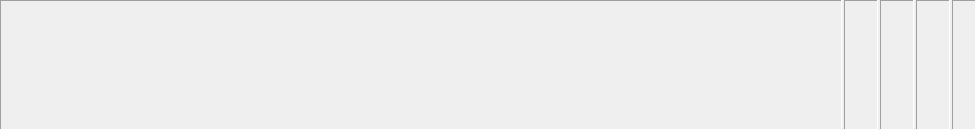
<?xml version="1.0" encoding="UTF-8"?>
<ui version="4.0">
 <class>status_bar</class>
 <widget class="QWidget" name="status_bar">
  <property name="geometry">
   <rect>
    <x>0</x>
    <y>0</y>
    <width>976</width>
    <height>130</height>
   </rect>
  </property>
  <property name="windowTitle">
   <string>status_bar</string>
  </property>
  <layout class="QHBoxLayout" name="horizontalLayout">
   <property name="spacing">
    <number>2</number>
   </property>
   <property name="leftMargin">
    <number>0</number>
   </property>
   <property name="topMargin">
    <number>0</number>
   </property>
   <property name="rightMargin">
    <number>0</number>
   </property>
   <property name="bottomMargin">
    <number>0</number>
   </property>
   <item>
    <widget class="QFrame" name="frame">
     <property name="sizePolicy">
      <sizepolicy hsizetype="Expanding" vsizetype="Preferred">
       <horstretch>0</horstretch>
       <verstretch>0</verstretch>
      </sizepolicy>
     </property>
     <property name="frameShape">
      <enum>QFrame::Panel</enum>
     </property>
     <property name="frameShadow">
      <enum>QFrame::Sunken</enum>
     </property>
     <layout class="QHBoxLayout" name="horizontalLayout_2">
      <property name="spacing">
       <number>0</number>
      </property>
      <property name="leftMargin">
       <number>2</number>
      </property>
      <property name="topMargin">
       <number>0</number>
      </property>
      <property name="rightMargin">
       <number>0</number>
      </property>
      <property name="bottomMargin">
       <number>0</number>
      </property>
      <item>
       <widget class="QLabel" name="labelServer">
        <property name="sizePolicy">
         <sizepolicy hsizetype="Expanding" vsizetype="Preferred">
          <horstretch>0</horstretch>
          <verstretch>0</verstretch>
         </sizepolicy>
        </property>
        <property name="minimumSize">
         <size>
          <width>10</width>
          <height>0</height>
         </size>
        </property>
        <property name="text">
         <string/>
        </property>
       </widget>
      </item>
     </layout>
    </widget>
   </item>
   <item>
    <widget class="QFrame" name="frame_2">
     <property name="sizePolicy">
      <sizepolicy hsizetype="Minimum" vsizetype="Preferred">
       <horstretch>0</horstretch>
       <verstretch>0</verstretch>
      </sizepolicy>
     </property>
     <property name="minimumSize">
      <size>
       <width>10</width>
       <height>0</height>
      </size>
     </property>
     <property name="maximumSize">
      <size>
       <width>16777215</width>
       <height>16777215</height>
      </size>
     </property>
     <property name="frameShape">
      <enum>QFrame::Panel</enum>
     </property>
     <property name="frameShadow">
      <enum>QFrame::Sunken</enum>
     </property>
     <layout class="QHBoxLayout" name="horizontalLayout_3">
      <property name="spacing">
       <number>3</number>
      </property>
      <property name="leftMargin">
       <number>3</number>
      </property>
      <property name="topMargin">
       <number>0</number>
      </property>
      <property name="rightMargin">
       <number>3</number>
      </property>
      <property name="bottomMargin">
       <number>0</number>
      </property>
      <item>
       <widget class="QLabel" name="labelInfoImg">
        <property name="minimumSize">
         <size>
          <width>16</width>
          <height>0</height>
         </size>
        </property>
        <property name="maximumSize">
         <size>
          <width>16</width>
          <height>16777215</height>
         </size>
        </property>
        <property name="text">
         <string/>
        </property>
       </widget>
      </item>
      <item>
       <widget class="QLabel" name="labelInfo">
        <property name="sizePolicy">
         <sizepolicy hsizetype="Minimum" vsizetype="Preferred">
          <horstretch>0</horstretch>
          <verstretch>0</verstretch>
         </sizepolicy>
        </property>
        <property name="text">
         <string/>
        </property>
       </widget>
      </item>
     </layout>
    </widget>
   </item>
   <item>
    <widget class="QFrame" name="frame_3">
     <property name="sizePolicy">
      <sizepolicy hsizetype="Minimum" vsizetype="Preferred">
       <horstretch>0</horstretch>
       <verstretch>0</verstretch>
      </sizepolicy>
     </property>
     <property name="minimumSize">
      <size>
       <width>10</width>
       <height>0</height>
      </size>
     </property>
     <property name="maximumSize">
      <size>
       <width>16777215</width>
       <height>16777215</height>
      </size>
     </property>
     <property name="frameShape">
      <enum>QFrame::Panel</enum>
     </property>
     <property name="frameShadow">
      <enum>QFrame::Sunken</enum>
     </property>
     <layout class="QHBoxLayout" name="horizontalLayout_4">
      <property name="spacing">
       <number>3</number>
      </property>
      <property name="leftMargin">
       <number>3</number>
      </property>
      <property name="topMargin">
       <number>0</number>
      </property>
      <property name="rightMargin">
       <number>3</number>
      </property>
      <property name="bottomMargin">
       <number>0</number>
      </property>
      <item>
       <widget class="QLabel" name="labelSpeedImg">
        <property name="minimumSize">
         <size>
          <width>16</width>
          <height>0</height>
         </size>
        </property>
        <property name="maximumSize">
         <size>
          <width>16</width>
          <height>16777215</height>
         </size>
        </property>
        <property name="text">
         <string/>
        </property>
       </widget>
      </item>
      <item>
       <widget class="QLabel" name="labelSpeed">
        <property name="sizePolicy">
         <sizepolicy hsizetype="Minimum" vsizetype="Preferred">
          <horstretch>0</horstretch>
          <verstretch>0</verstretch>
         </sizepolicy>
        </property>
        <property name="text">
         <string/>
        </property>
       </widget>
      </item>
     </layout>
    </widget>
   </item>
   <item>
    <widget class="QFrame" name="frame_4">
     <property name="sizePolicy">
      <sizepolicy hsizetype="Minimum" vsizetype="Preferred">
       <horstretch>0</horstretch>
       <verstretch>0</verstretch>
      </sizepolicy>
     </property>
     <property name="minimumSize">
      <size>
       <width>10</width>
       <height>0</height>
      </size>
     </property>
     <property name="maximumSize">
      <size>
       <width>16777215</width>
       <height>16777215</height>
      </size>
     </property>
     <property name="frameShape">
      <enum>QFrame::Panel</enum>
     </property>
     <property name="frameShadow">
      <enum>QFrame::Sunken</enum>
     </property>
     <layout class="QHBoxLayout" name="horizontalLayout_5">
      <property name="spacing">
       <number>3</number>
      </property>
      <property name="leftMargin">
       <number>3</number>
      </property>
      <property name="topMargin">
       <number>0</number>
      </property>
      <property name="rightMargin">
       <number>3</number>
      </property>
      <property name="bottomMargin">
       <number>0</number>
      </property>
      <item>
       <widget class="QLabel" name="labelNetImg">
        <property name="minimumSize">
         <size>
          <width>16</width>
          <height>0</height>
         </size>
        </property>
        <property name="maximumSize">
         <size>
          <width>16</width>
          <height>16777215</height>
         </size>
        </property>
        <property name="text">
         <string/>
        </property>
       </widget>
      </item>
      <item>
       <widget class="QLabel" name="labelNet">
        <property name="sizePolicy">
         <sizepolicy hsizetype="Minimum" vsizetype="Preferred">
          <horstretch>0</horstretch>
          <verstretch>0</verstretch>
         </sizepolicy>
        </property>
        <property name="text">
         <string/>
        </property>
       </widget>
      </item>
     </layout>
    </widget>
   </item>
   <item>
    <widget class="QFrame" name="frame_5">
     <property name="minimumSize">
      <size>
       <width>24</width>
       <height>0</height>
      </size>
     </property>
     <property name="maximumSize">
      <size>
       <width>24</width>
       <height>16777215</height>
      </size>
     </property>
     <property name="frameShape">
      <enum>QFrame::Panel</enum>
     </property>
     <property name="frameShadow">
      <enum>QFrame::Sunken</enum>
     </property>
     <layout class="QHBoxLayout" name="horizontalLayout_6">
      <property name="spacing">
       <number>0</number>
      </property>
      <property name="leftMargin">
       <number>2</number>
      </property>
      <property name="topMargin">
       <number>0</number>
      </property>
      <property name="rightMargin">
       <number>0</number>
      </property>
      <property name="bottomMargin">
       <number>0</number>
      </property>
     </layout>
    </widget>
   </item>
  </layout>
 </widget>
 <layoutdefault spacing="6" margin="11"/>
 <resources/>
 <connections/>
</ui>
